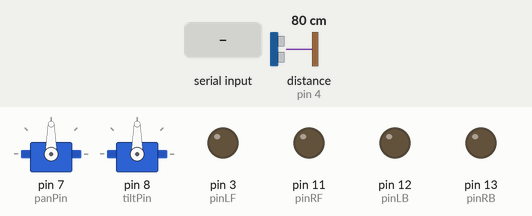
The sketch below on a simulated Arduino Uno, built with avr-gcc and run on an emulated ATmega328P. Shown: 2 × servo, output pins drawn as LEDs (lit = HIGH). Wiring (inferred from the names in the program): ultrasonic range finder: trigger pin 5; echo pin 4. The inputs (shaded band) are chosen by the test bench; at power-on: distance to the obstacle (sensor on pin 4) 80 cm. The echo pulse lasts 58.3 µs per cm; pins used as bus, display or sensor lines are not drawn; what the sketch prints to the serial monitor is not drawn.

Above: at 1.2 s.
1.3 s: "F" received over Serial
At 1.9 s:
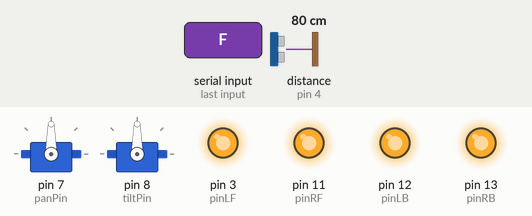
2.8 s: "B" received over Serial
At 3.1 s:
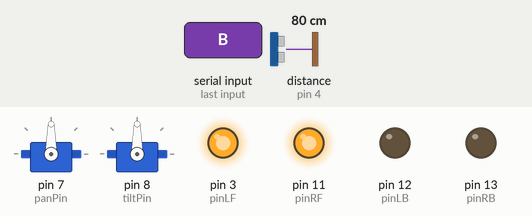
4.3 s: "L" received over Serial
At 5.4 s:
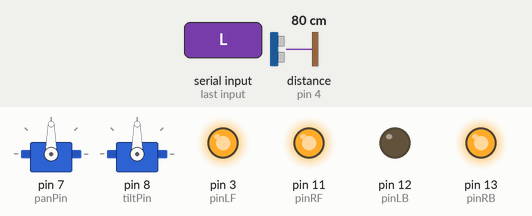
5.8 s: "R" received over Serial
At 6.5 s:
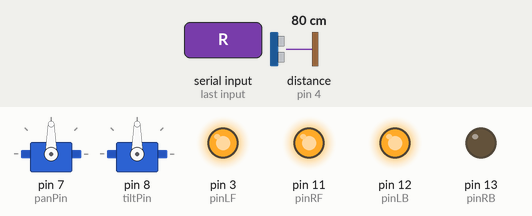
7.3 s: "S" received over Serial
At 7.7 s:
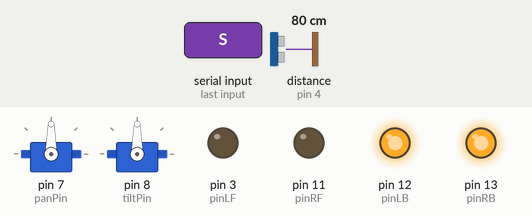
Timing chart, 0 to 9.8 s (numbered marks = the images above; inputs shaded):
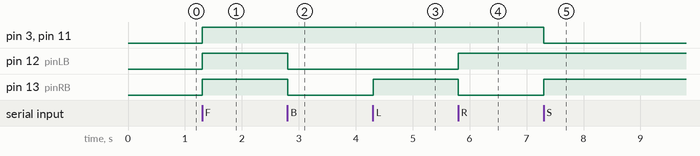

The sketch:

RobotV1.ino
```cpp
#include <Servo.h>

Servo panServo;   // create servo object to control pan servo
Servo tiltServo;  // create servo object to control tilt servo

int panPin = 7;   // define pin for pan servo
int tiltPin = 8 ;  // define pin for tilt servo

const int trigPin = 5; // Ultrasonic Sensor HC-SR04
const int echoPin = 4; // Ultrasonic Sensor HC-SR04
long duration; // Ultrasonic Sensor HC-SR04
int distance; // Ultrasonic Sensor HC-SR04

int panAngle = 90;   // current angle of pan servo
int tiltAngle = 90;  // current angle of tilt servo

int pinLB = 12;     // define pin 12
int pinLF = 3;     // define pin 3
int pinRB = 13;    // define pin 13
int pinRF = 11;    // define pin 11

int val;

void setup() {
  pinMode(trigPin, OUTPUT); // Sets the trigPin as an Output
  pinMode(echoPin, INPUT); // Sets the echoPin as an Input
  Serial.begin(9600);     // initialize serial communication
  pinMode(pinLB,OUTPUT);  // set motor pins to output
  pinMode(pinLF,OUTPUT);
  pinMode(pinRB,OUTPUT);
  pinMode(pinRF,OUTPUT);

  panServo.attach(panPin);   // attach pan servo to the appropriate pin
  tiltServo.attach(tiltPin); // attach tilt servo to the appropriate pin
}

void advance() {
  digitalWrite(pinLB,LOW);
  digitalWrite(pinRB, LOW);
  analogWrite(pinLF,255);
  analogWrite(pinRF,255);
}

void stopp() {
  digitalWrite(pinLB,HIGH);
  digitalWrite(pinRB,HIGH);
  analogWrite(pinLF,0);
  analogWrite(pinRF,0);
}

void right() {
  digitalWrite(pinLB,HIGH);
  digitalWrite(pinRB,LOW);
  analogWrite(pinLF, 255);
  analogWrite(pinRF,255);
}

void left() {
  digitalWrite(pinLB,LOW);
  digitalWrite(pinRB,HIGH);
  analogWrite(pinLF, 255);
  analogWrite(pinRF,255);
}

void back() {
  digitalWrite(pinLB,HIGH);
  digitalWrite(pinRB,HIGH);
  analogWrite(pinLF,255);
  analogWrite(pinRF,255);
}

// Control Commands:
// -
// 	'F' : Move Forward.
// 	'B' : Move Backward.
// 	'R' : Turn Right.
// 	'L' : Turn Left.
// 	'S' : Stop Movement.
// 	'P' : Increase pan angle by 5 degrees (MAX 180 degrees).
// 	'p' : Decrease pan angle by 5 degrees (MIN 0 degrees).
// 	'T' : Increase tilt angle by 5 degrees (MAX 180 degrees).
// 	't' : Decrease tilt angle by 5 degrees (MIN 0 degrees).

void loop() {
   // Clears the trigPin
  digitalWrite(trigPin, LOW);
  delayMicroseconds(2);
  // Sets the trigPin on HIGH state for 10 micro seconds
  digitalWrite(trigPin, HIGH);
  delayMicroseconds(10);
  digitalWrite(trigPin, LOW);
  // Reads the echoPin, returns the sound wave travel time in microseconds
  duration = pulseIn(echoPin, HIGH);
  // Calculating the distance
  distance = duration * 0.034 / 2;
  // Prints the distance on the Serial Monitor
  //Serial.print("cm:");
  Serial.println(distance);
  val = Serial.read();
  if (val == 'B') {
    advance();
  } else if (val == 'F') {
    back();
  } else if (val == 'L') {
    left();
  } else if (val == 'R') {
    right();
  } else if (val == 'S') {
    stopp();
  } else if (val == 'P') {
    // increase pan angle by 1 degree
    panAngle = min(180, panAngle + 5);
    panServo.write(panAngle);
  } else if (val == 'p') {
    // decrease pan angle by 1 degree
    panAngle = max(0, panAngle - 5);
    panServo.write(panAngle);
  } else if (val == 'T') {
    // increase tilt angle by 1 degree
    tiltAngle = min(180, tiltAngle + 5);
    tiltServo.write(tiltAngle);
  } else if (val == 't') {
    // decrease tilt angle by 1 degree
    tiltAngle = max(0, tiltAngle - 5);
    tiltServo.write(tiltAngle);
  }
}
```

Measured:
- after the input at 1.3 s, pin 3 (pinLF), pin 11 (pinRF), pin 12 (pinLB), pin 13 (pinRB): LOW → HIGH at once
- after the input at 2.8 s, pin 12 (pinLB), pin 13 (pinRB): HIGH → LOW at once
- after the input at 4.3 s, pin 13 (pinRB): LOW → HIGH at once
- after the input at 5.8 s, pin 12 (pinLB): LOW → HIGH at once; pin 13 (pinRB): HIGH → LOW at once
- after the input at 7.3 s, pin 3 (pinLF), pin 11 (pinRF): HIGH → LOW at once; pin 13 (pinRB): LOW → HIGH at once
